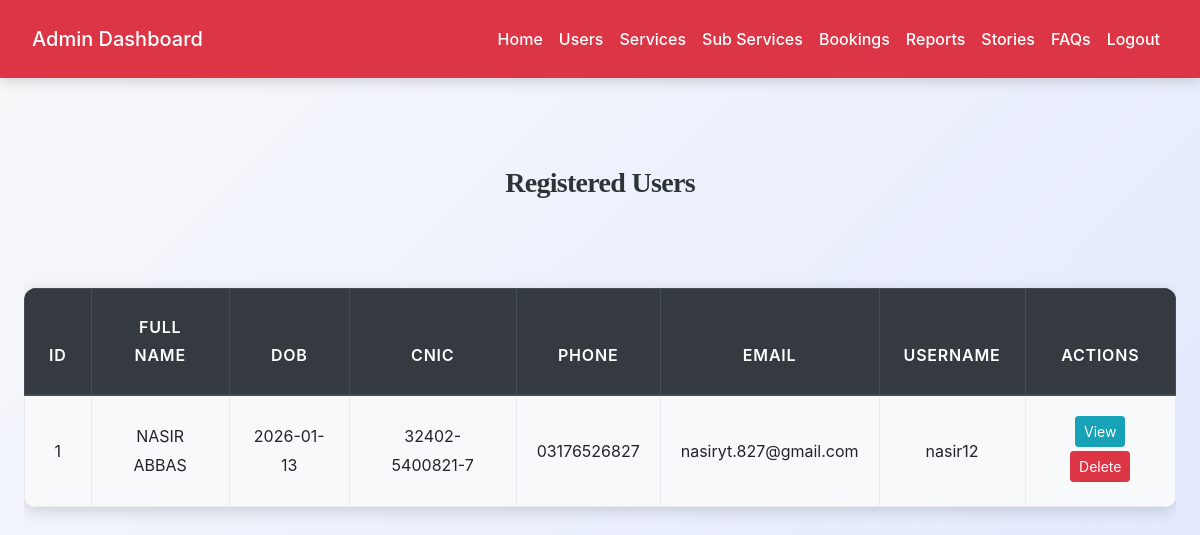
Before: /admin/view_users.php (signed in) with the older database file.
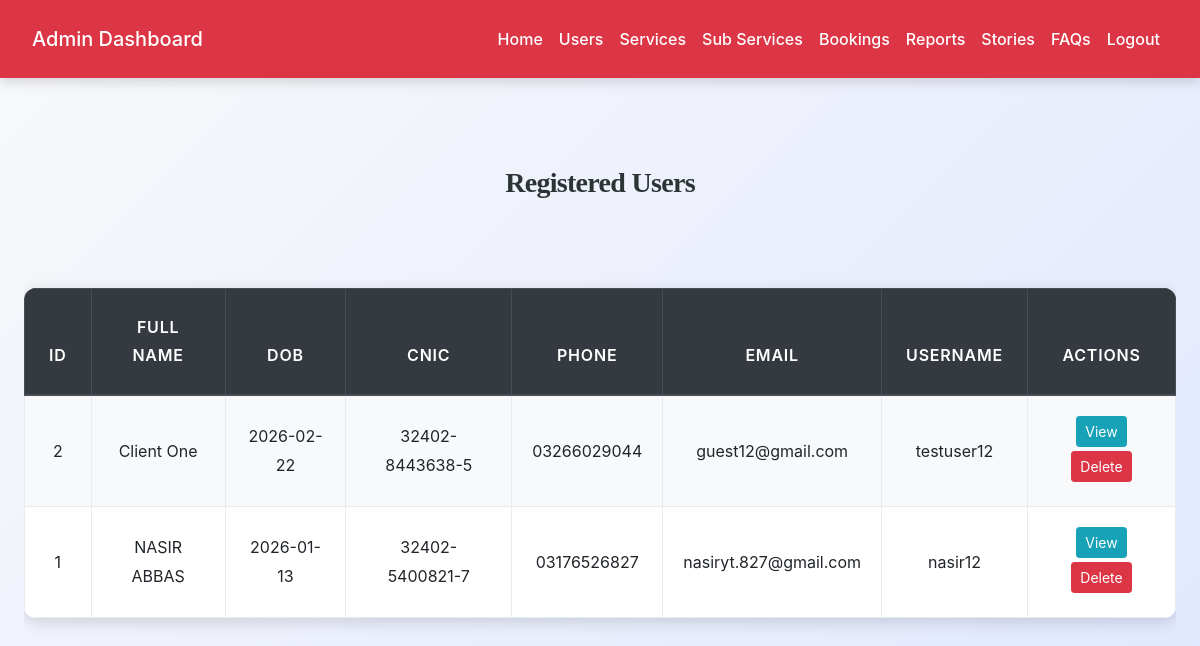
After: the same page with the newer database file.
### tables this page shows
CREATE TABLE `users` (
  `id` int(11) NOT NULL,
  `full_name` varchar(100) NOT NULL,
  `dob` date NOT NULL,
  `cnic` varchar(20) NOT NULL,
  `phone` varchar(20) NOT NULL,
  `email` varchar(100) NOT NULL,
  `username` varchar(50) NOT NULL,
  `password_hash` varchar(255) NOT NULL,
  `address` text NOT NULL,
  `created_at` datetime DEFAULT current_timestamp(),
  `updated_at` datetime DEFAULT current_timestamp() ON UPDATE current_timestamp()
);

### admin/view_users.php (the view, shortened to what this page needs)
<?php
include('config.php');
$users = mysqli_query($conn, "SELECT * FROM users ORDER BY id DESC");
?>
<!DOCTYPE html>
<html lang="en">
<head>
    <link rel="stylesheet" href="https://maxcdn.bootstrapcdn.com/bootstrap/4.5.2/css/bootstrap.min.css">
    <link rel="stylesheet" href="../css/style.css">
</head>
<body>
<?php include('admin_navbar.php'); ?>
<div class="container mt-5">
    <div class="row mb-3">
        <div class="col">
            <h3>Registered Users</h3>
        </div>
    </div>
    <div class="row">
        <div class="col">
            <div class="table-responsive">
                <table class="table table-bordered table-striped">
                    <thead class="thead-dark">
                        <tr>
                            <th>ID</th>
                            <th>Full Name</th>
                            <th>DOB</th>
                            <th>CNIC</th>
                            <th>Phone</th>
                            <th>Email</th>
                            <th>Username</th>
                            <th>Actions</th>
                        </tr>
                    </thead>
                    <tbody>
                    <?php if (mysqli_num_rows($users) > 0): ?>
                        <?php while ($row = mysqli_fetch_assoc($users)): ?>
                            <tr>
                                <td><?= $row['id'] ?></td>
                                <td><?= htmlspecialchars($row['full_name']) ?></td>
                                <td><?= $row['dob'] ?></td>
                                <td><?= htmlspecialchars($row['cnic']) ?></td>
                                <td><?= htmlspecialchars($row['phone']) ?></td>
                                <td><?= htmlspecialchars($row['email']) ?></td>
                                <td><?= htmlspecialchars($row['username']) ?></td>
                                <td>
                                    <a href="user_details.php?id=<?= $row['id'] ?>"
                                       class="btn btn-sm btn-info mb-1">View</a>
                                    <a href="?delete_user=<?= $row['id'] ?>"
                                       class="btn btn-sm btn-danger mb-1"
                                       onclick="return confirm('Are you sure you want to delete this user?')">
                                        Delete
                                    </a>
                                </td>
                            </tr>
                        <?php endwhile; ?>
                    <?php else: ?>
                        <tr>
                            <td colspan="10" class="text-center">No users found.</td>
                        </tr>
                    <?php endif; ?>
                    </tbody>
                </table>
            </div>
        </div>
    </div>
</div>
</body>
</html>

Changed rows visible on the page:
added users: id "2", full_name "Client One", dob "2026-02-22", cnic "32402-8443638-5", phone "03266029044", email "guest12@gmail.com", username "testuser12"
